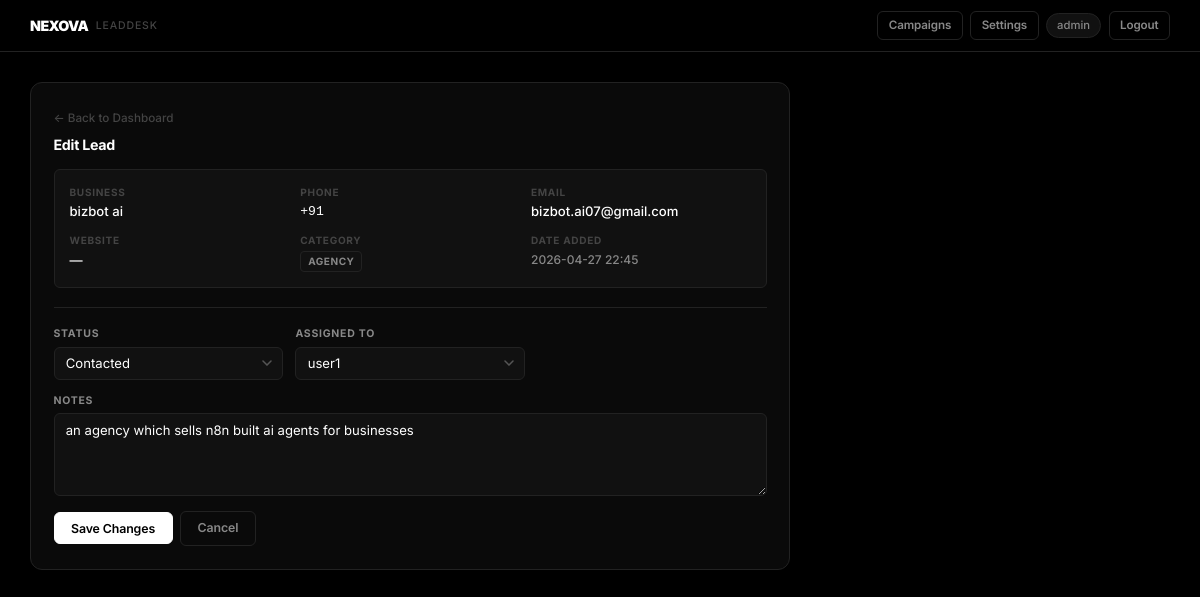
The app's page /edit/99 (signed in) with its own data.
### tables this page shows
CREATE TABLE leads (
        id            INTEGER PRIMARY KEY AUTOINCREMENT,
        business_name TEXT    NOT NULL,
        phone         TEXT    NOT NULL UNIQUE,
        email         TEXT    UNIQUE,
        website       TEXT,
        category      TEXT    NOT NULL DEFAULT 'Other',
        notes         TEXT,
        status        TEXT    NOT NULL DEFAULT 'New',
        assigned_to   TEXT    NOT NULL,
        date_added    TEXT    NOT NULL
    );

### app.py (the view, shortened to what this page needs)
@app.route("/edit/<int:lead_id>", methods=["GET", "POST"])
@login_required
def edit_lead(lead_id):
    db   = get_db()
    lead = db.execute("SELECT * FROM leads WHERE id=?", (lead_id,)).fetchone()
    if not lead:
        flash("Lead not found.", "error")
        return redirect(url_for("dashboard"))
    return render_template("edit.html", lead=lead, statuses=STATUSES,
                           users=list(USERS.keys()), current_user=session["user"])

### app.py (called while the page is built)
def get_db():
    if "db" not in g:
        g.db = sqlite3.connect(DB_PATH)
        g.db.row_factory = sqlite3.Row
    return g.db

def login_required(f):
    @wraps(f)
    def decorated(*args, **kwargs):
        if "user" not in session:
            return redirect(url_for("login"))
        return f(*args, **kwargs)
    return decorated

### templates/edit.html (shortened to what this page needs)
<!DOCTYPE html>
<html lang="en">
<head>
  <link rel="stylesheet" href="{{ url_for('static', filename='style.css') }}" />
</head>
<body>
  <nav class="topnav">
    <div class="topnav-brand">
      <span class="brand-name">NEXOVA</span>
      <span class="brand-sub">LeadDesk</span>
    </div>
    <div class="topnav-right">
      <a href="{{ url_for('campaign') }}" class="btn btn-ghost btn-sm">Campaigns</a>
      <a href="{{ url_for('settings') }}" class="btn btn-ghost btn-sm">Settings</a>
      <span class="nav-user">{{ current_user }}</span>
      <a href="{{ url_for('logout') }}" class="btn btn-ghost btn-sm">Logout</a>
    </div>
  </nav>
  <div class="page-container">
    <div class="card edit-card">
      <a href="{{ url_for('dashboard') }}" class="back-link">← Back to Dashboard</a>
      <h2 class="section-title" style="margin-top:0.6rem;">Edit Lead</h2>
      <div class="lead-info-grid">
        <div class="info-item">
          <span class="info-label">Business</span>
          <span class="info-value">{{ lead.business_name }}</span>
        </div>
        <div class="info-item">
          <span class="info-label">Phone</span>
          <span class="info-value td-mono">{{ lead.phone }}</span>
        </div>
        <div class="info-item">
          <span class="info-label">Email</span>
          <span class="info-value">{{ lead.email or '—' }}</span>
        </div>
        <div class="info-item">
          <span class="info-label">Website</span>
          <span class="info-value">
            {% if lead.website %}
            <a href="{{ lead.website }}" target="_blank" class="link">{{ lead.website }}</a>
            {% else %}—{% endif %}
          </span>
        </div>
        <div class="info-item">
          <span class="info-label">Category</span>
          <span class="info-value"><span class="tag tag-cat">{{ lead.category }}</span></span>
        </div>
        <div class="info-item">
          <span class="info-label">Date Added</span>
          <span class="info-value" style="font-size:0.8rem;color:var(--text-muted);">{{ lead.date_added }}</span>
        </div>
      </div>
      <hr class="divider" />
      <form method="POST" action="{{ url_for('edit_lead', lead_id=lead.id) }}">
        <div class="form-grid">
          <div class="form-group">
            <label>Status</label>
            <select name="status">
              {% for s in statuses %}
              <option value="{{ s }}" {% if lead.status==s %}selected{% endif %}>{{ s }}</option>
              {% endfor %}
            </select>
          </div>
          <div class="form-group">
            <label>Assigned To</label>
            <select name="assigned_to">
              {% for u in users %}
              <option value="{{ u }}" {% if lead.assigned_to==u %}selected{% endif %}>{{ u }}</option>
              {% endfor %}
            </select>
          </div>
          <div class="form-group form-group-full">
            <label>Notes</label>
            <textarea name="notes" rows="4" placeholder="Add notes...">{{ lead.notes or '' }}</textarea>
          </div>
        </div>
        <div class="form-actions">
          <button type="submit" class="btn btn-primary">Save Changes</button>
          <a href="{{ url_for('dashboard') }}" class="btn btn-ghost">Cancel</a>
        </div>
      </form>
    </div>
  </div>
</body>
</html>

### records on screen
leads: business_name "bizbot ai", phone "+91", email "bizbot.ai07@gmail.com", category "AGENCY", date_added "2026-04-27 22:45", status "Contacted", assigned_to "user1", notes "an agency which sells n8n built ai agents for businesses"

### other values on screen
{{ current_user }} "admin"
